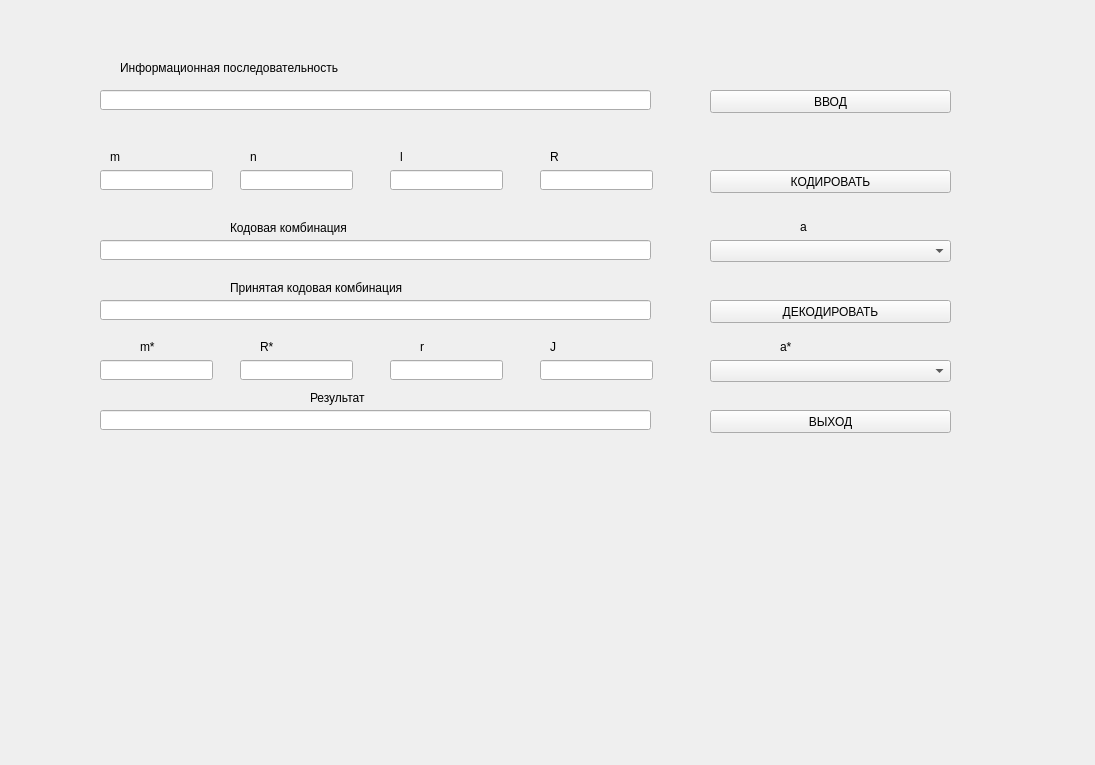
<?xml version="1.0" encoding="UTF-8"?>
<ui version="4.0">
 <class>MainWindow</class>
 <widget class="QMainWindow" name="MainWindow">
  <property name="geometry">
   <rect>
    <x>0</x>
    <y>0</y>
    <width>1095</width>
    <height>765</height>
   </rect>
  </property>
  <property name="windowTitle">
   <string>MainWindow</string>
  </property>
  <widget class="QWidget" name="centralwidget">
   <widget class="QLineEdit" name="lineEdit">
    <property name="geometry">
     <rect>
      <x>100</x>
      <y>90</y>
      <width>551</width>
      <height>20</height>
     </rect>
    </property>
   </widget>
   <widget class="QLineEdit" name="lineEdit_2">
    <property name="geometry">
     <rect>
      <x>100</x>
      <y>170</y>
      <width>113</width>
      <height>20</height>
     </rect>
    </property>
   </widget>
   <widget class="QLineEdit" name="lineEdit_3">
    <property name="geometry">
     <rect>
      <x>240</x>
      <y>170</y>
      <width>113</width>
      <height>20</height>
     </rect>
    </property>
   </widget>
   <widget class="QLineEdit" name="lineEdit_4">
    <property name="geometry">
     <rect>
      <x>390</x>
      <y>170</y>
      <width>113</width>
      <height>20</height>
     </rect>
    </property>
   </widget>
   <widget class="QLineEdit" name="lineEdit_5">
    <property name="geometry">
     <rect>
      <x>540</x>
      <y>170</y>
      <width>113</width>
      <height>20</height>
     </rect>
    </property>
   </widget>
   <widget class="QLineEdit" name="lineEdit_6">
    <property name="geometry">
     <rect>
      <x>100</x>
      <y>240</y>
      <width>551</width>
      <height>20</height>
     </rect>
    </property>
   </widget>
   <widget class="QLineEdit" name="lineEdit_7">
    <property name="geometry">
     <rect>
      <x>100</x>
      <y>300</y>
      <width>551</width>
      <height>20</height>
     </rect>
    </property>
   </widget>
   <widget class="QLineEdit" name="lineEdit_8">
    <property name="geometry">
     <rect>
      <x>100</x>
      <y>360</y>
      <width>113</width>
      <height>20</height>
     </rect>
    </property>
   </widget>
   <widget class="QLineEdit" name="lineEdit_9">
    <property name="geometry">
     <rect>
      <x>240</x>
      <y>360</y>
      <width>113</width>
      <height>20</height>
     </rect>
    </property>
   </widget>
   <widget class="QLineEdit" name="lineEdit_10">
    <property name="geometry">
     <rect>
      <x>390</x>
      <y>360</y>
      <width>113</width>
      <height>20</height>
     </rect>
    </property>
   </widget>
   <widget class="QLineEdit" name="lineEdit_11">
    <property name="geometry">
     <rect>
      <x>540</x>
      <y>360</y>
      <width>113</width>
      <height>20</height>
     </rect>
    </property>
   </widget>
   <widget class="QLineEdit" name="lineEdit_12">
    <property name="geometry">
     <rect>
      <x>100</x>
      <y>410</y>
      <width>551</width>
      <height>20</height>
     </rect>
    </property>
   </widget>
   <widget class="QPushButton" name="pushButton">
    <property name="geometry">
     <rect>
      <x>710</x>
      <y>90</y>
      <width>241</width>
      <height>23</height>
     </rect>
    </property>
    <property name="text">
     <string>ВВОД</string>
    </property>
   </widget>
   <widget class="QPushButton" name="pushButton_2">
    <property name="geometry">
     <rect>
      <x>710</x>
      <y>170</y>
      <width>241</width>
      <height>23</height>
     </rect>
    </property>
    <property name="text">
     <string>КОДИРОВАТЬ</string>
    </property>
   </widget>
   <widget class="QPushButton" name="pushButton_3">
    <property name="geometry">
     <rect>
      <x>710</x>
      <y>300</y>
      <width>241</width>
      <height>23</height>
     </rect>
    </property>
    <property name="text">
     <string>ДЕКОДИРОВАТЬ</string>
    </property>
   </widget>
   <widget class="QPushButton" name="pushButton_4">
    <property name="geometry">
     <rect>
      <x>710</x>
      <y>410</y>
      <width>241</width>
      <height>23</height>
     </rect>
    </property>
    <property name="text">
     <string>ВЫХОД</string>
    </property>
   </widget>
   <widget class="QComboBox" name="comboBox">
    <property name="geometry">
     <rect>
      <x>710</x>
      <y>240</y>
      <width>241</width>
      <height>22</height>
     </rect>
    </property>
   </widget>
   <widget class="QComboBox" name="comboBox_2">
    <property name="geometry">
     <rect>
      <x>710</x>
      <y>360</y>
      <width>241</width>
      <height>22</height>
     </rect>
    </property>
   </widget>
   <widget class="QLabel" name="label">
    <property name="geometry">
     <rect>
      <x>120</x>
      <y>60</y>
      <width>481</width>
      <height>16</height>
     </rect>
    </property>
    <property name="text">
     <string>Информационная последовательность</string>
    </property>
   </widget>
   <widget class="QLabel" name="label_2">
    <property name="geometry">
     <rect>
      <x>110</x>
      <y>150</y>
      <width>47</width>
      <height>13</height>
     </rect>
    </property>
    <property name="text">
     <string>m</string>
    </property>
   </widget>
   <widget class="QLabel" name="label_3">
    <property name="geometry">
     <rect>
      <x>250</x>
      <y>150</y>
      <width>47</width>
      <height>13</height>
     </rect>
    </property>
    <property name="text">
     <string>n</string>
    </property>
   </widget>
   <widget class="QLabel" name="label_4">
    <property name="geometry">
     <rect>
      <x>400</x>
      <y>150</y>
      <width>47</width>
      <height>13</height>
     </rect>
    </property>
    <property name="text">
     <string>l</string>
    </property>
   </widget>
   <widget class="QLabel" name="label_5">
    <property name="geometry">
     <rect>
      <x>550</x>
      <y>150</y>
      <width>47</width>
      <height>13</height>
     </rect>
    </property>
    <property name="text">
     <string>R</string>
    </property>
   </widget>
   <widget class="QLabel" name="label_6">
    <property name="geometry">
     <rect>
      <x>230</x>
      <y>220</y>
      <width>291</width>
      <height>16</height>
     </rect>
    </property>
    <property name="text">
     <string>Кодовая комбинация</string>
    </property>
   </widget>
   <widget class="QLabel" name="label_7">
    <property name="geometry">
     <rect>
      <x>230</x>
      <y>280</y>
      <width>291</width>
      <height>16</height>
     </rect>
    </property>
    <property name="text">
     <string>Принятая кодовая комбинация</string>
    </property>
   </widget>
   <widget class="QLabel" name="label_8">
    <property name="geometry">
     <rect>
      <x>140</x>
      <y>340</y>
      <width>47</width>
      <height>13</height>
     </rect>
    </property>
    <property name="text">
     <string>m*</string>
    </property>
   </widget>
   <widget class="QLabel" name="label_9">
    <property name="geometry">
     <rect>
      <x>260</x>
      <y>340</y>
      <width>47</width>
      <height>13</height>
     </rect>
    </property>
    <property name="text">
     <string>R*</string>
    </property>
   </widget>
   <widget class="QLabel" name="label_10">
    <property name="geometry">
     <rect>
      <x>420</x>
      <y>340</y>
      <width>47</width>
      <height>13</height>
     </rect>
    </property>
    <property name="text">
     <string>r</string>
    </property>
   </widget>
   <widget class="QLabel" name="label_11">
    <property name="geometry">
     <rect>
      <x>550</x>
      <y>340</y>
      <width>47</width>
      <height>13</height>
     </rect>
    </property>
    <property name="text">
     <string>J</string>
    </property>
   </widget>
   <widget class="QLabel" name="label_12">
    <property name="geometry">
     <rect>
      <x>310</x>
      <y>390</y>
      <width>131</width>
      <height>16</height>
     </rect>
    </property>
    <property name="text">
     <string>Результат</string>
    </property>
   </widget>
   <widget class="QLabel" name="label_13">
    <property name="geometry">
     <rect>
      <x>800</x>
      <y>220</y>
      <width>47</width>
      <height>13</height>
     </rect>
    </property>
    <property name="text">
     <string>a</string>
    </property>
   </widget>
   <widget class="QLabel" name="label_14">
    <property name="geometry">
     <rect>
      <x>780</x>
      <y>340</y>
      <width>47</width>
      <height>13</height>
     </rect>
    </property>
    <property name="text">
     <string>a*</string>
    </property>
   </widget>
  </widget>
 </widget>
 <resources/>
 <connections/>
</ui>
